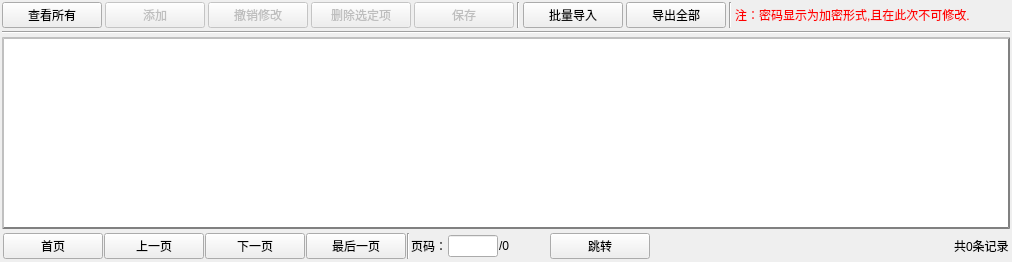
        <widget class="QWidget" name="tab_2">
         <attribute name="icon">
          <iconset resource="image.qrc">
           <normaloff>:/images/images/else/teacher.png</normaloff>:/images/images/else/teacher.png</iconset>
         </attribute>
         <attribute name="title">
          <string>教师信息设置</string>
         </attribute>
         <layout class="QVBoxLayout" name="verticalLayout_4">
          <property name="spacing">
           <number>2</number>
          </property>
          <property name="leftMargin">
           <number>2</number>
          </property>
          <property name="topMargin">
           <number>2</number>
          </property>
          <property name="rightMargin">
           <number>2</number>
          </property>
          <property name="bottomMargin">
           <number>2</number>
          </property>
          <item>
           <layout class="QVBoxLayout" name="verticalLayout_3">
            <property name="spacing">
             <number>3</number>
            </property>
            <item>
             <layout class="QHBoxLayout" name="horizontalLayout_2">
              <item>
               <widget class="QPushButton" name="searchTeacherBtn">
                <property name="minimumSize">
                 <size>
                  <width>100</width>
                  <height>0</height>
                 </size>
                </property>
                <property name="text">
                 <string>查看所有</string>
                </property>
               </widget>
              </item>
              <item>
               <widget class="QPushButton" name="pushButton">
                <property name="enabled">
                 <bool>false</bool>
                </property>
                <property name="minimumSize">
                 <size>
                  <width>100</width>
                  <height>0</height>
                 </size>
                </property>
                <property name="text">
                 <string>添加</string>
                </property>
               </widget>
              </item>
              <item>
               <widget class="QPushButton" name="cancelTeaBtn">
                <property name="enabled">
                 <bool>false</bool>
                </property>
                <property name="minimumSize">
                 <size>
                  <width>100</width>
                  <height>0</height>
                 </size>
                </property>
                <property name="text">
                 <string>撤销修改</string>
                </property>
               </widget>
              </item>
              <item>
               <widget class="QPushButton" name="deleteTeaBtn">
                <property name="enabled">
                 <bool>false</bool>
                </property>
                <property name="minimumSize">
                 <size>
                  <width>100</width>
                  <height>0</height>
                 </size>
                </property>
                <property name="text">
                 <string>删除选定项</string>
                </property>
               </widget>
              </item>
              <item>
               <widget class="QPushButton" name="saveTeaBtn">
                <property name="enabled">
                 <bool>false</bool>
                </property>
                <property name="minimumSize">
                 <size>
                  <width>100</width>
                  <height>0</height>
                 </size>
                </property>
                <property name="text">
                 <string>保存</string>
                </property>
               </widget>
              </item>
              <item>
               <widget class="Line" name="line">
                <property name="orientation">
                 <enum>Qt::Vertical</enum>
                </property>
               </widget>
              </item>
              <item>
               <widget class="QPushButton" name="importTeacherBtn">
                <property name="minimumSize">
                 <size>
                  <width>100</width>
                  <height>0</height>
                 </size>
                </property>
                <property name="text">
                 <string>批量导入</string>
                </property>
               </widget>
              </item>
              <item>
               <widget class="QPushButton" name="exportTeacherBtn">
                <property name="minimumSize">
                 <size>
                  <width>100</width>
                  <height>0</height>
                 </size>
                </property>
                <property name="text">
                 <string>导出全部</string>
                </property>
               </widget>
              </item>
              <item>
               <widget class="Line" name="line_6">
                <property name="orientation">
                 <enum>Qt::Vertical</enum>
                </property>
               </widget>
              </item>
              <item>
               <widget class="QLabel" name="label_4">
                <property name="styleSheet">
                 <string notr="true">QLabel
{
	color:red;
}</string>
                </property>
                <property name="text">
                 <string>注：密码显示为加密形式,且在此次不可修改.</string>
                </property>
               </widget>
              </item>
              <item>
               <spacer name="horizontalSpacer_2">
                <property name="orientation">
                 <enum>Qt::Horizontal</enum>
                </property>
                <property name="sizeHint" stdset="0">
                 <size>
                  <width>40</width>
                  <height>20</height>
                 </size>
                </property>
               </spacer>
              </item>
             </layout>
            </item>
            <item>
             <widget class="Line" name="line_9">
              <property name="orientation">
               <enum>Qt::Horizontal</enum>
              </property>
             </widget>
            </item>
            <item>
             <widget class="QTableView" name="tableView">
              <property name="styleSheet">
               <string notr="true">QWidget 
{
border: 2px solid gray; 
border-style:outset;
}</string>
              </property>
             </widget>
            </item>
            <item>
             <widget class="QWidget" name="widget_2" native="true">
              <property name="minimumSize">
               <size>
                <width>0</width>
                <height>25</height>
               </size>
              </property>
              <layout class="QHBoxLayout" name="horizontalLayout_7">
               <property name="spacing">
                <number>1</number>
               </property>
               <property name="leftMargin">
                <number>1</number>
               </property>
               <property name="topMargin">
                <number>1</number>
               </property>
               <property name="rightMargin">
                <number>1</number>
               </property>
               <property name="bottomMargin">
                <number>1</number>
               </property>
               <item>
                <widget class="QPushButton" name="pushButton_5">
                 <property name="minimumSize">
                  <size>
                   <width>100</width>
                   <height>0</height>
                  </size>
                 </property>
                 <property name="text">
                  <string>首页</string>
                 </property>
                </widget>
               </item>
               <item>
                <widget class="QPushButton" name="pushButton_3">
                 <property name="minimumSize">
                  <size>
                   <width>100</width>
                   <height>0</height>
                  </size>
                 </property>
                 <property name="text">
                  <string>上一页</string>
                 </property>
                </widget>
               </item>
               <item>
                <widget class="QPushButton" name="pushButton_4">
                 <property name="minimumSize">
                  <size>
                   <width>100</width>
                   <height>0</height>
                  </size>
                 </property>
                 <property name="text">
                  <string>下一页</string>
                 </property>
                </widget>
               </item>
               <item>
                <widget class="QPushButton" name="pushButton_6">
                 <property name="minimumSize">
                  <size>
                   <width>100</width>
                   <height>0</height>
                  </size>
                 </property>
                 <property name="text">
                  <string>最后一页</string>
                 </property>
                </widget>
               </item>
               <item>
                <widget class="Line" name="line_5">
                 <property name="orientation">
                  <enum>Qt::Vertical</enum>
                 </property>
                </widget>
               </item>
               <item>
                <widget class="QLabel" name="label_14">
                 <property name="text">
                  <string>页码：</string>
                 </property>
                </widget>
               </item>
               <item>
                <widget class="QLineEdit" name="leTeacherPage">
                 <property name="maximumSize">
                  <size>
                   <width>50</width>
                   <height>16777215</height>
                  </size>
                 </property>
                </widget>
               </item>
               <item>
                <widget class="QLabel" name="labTeacherPageCount">
                 <property name="minimumSize">
                  <size>
                   <width>50</width>
                   <height>0</height>
                  </size>
                 </property>
                 <property name="text">
                  <string>/0</string>
                 </property>
                </widget>
               </item>
               <item>
                <widget class="QPushButton" name="pushButton_12">
                 <property name="minimumSize">
                  <size>
                   <width>100</width>
                   <height>0</height>
                  </size>
                 </property>
                 <property name="text">
                  <string>跳转</string>
                 </property>
                </widget>
               </item>
               <item>
                <spacer name="horizontalSpacer_8">
                 <property name="orientation">
                  <enum>Qt::Horizontal</enum>
                 </property>
                 <property name="sizeHint" stdset="0">
                  <size>
                   <width>40</width>
                   <height>20</height>
                  </size>
                 </property>
                </spacer>
               </item>
               <item>
                <widget class="QLabel" name="labTeacherRecordCount">
                 <property name="text">
                  <string>共0条记录</string>
                 </property>
                </widget>
               </item>
              </layout>
             </widget>
            </item>
           </layout>
          </item>
         </layout>
        </widget>
